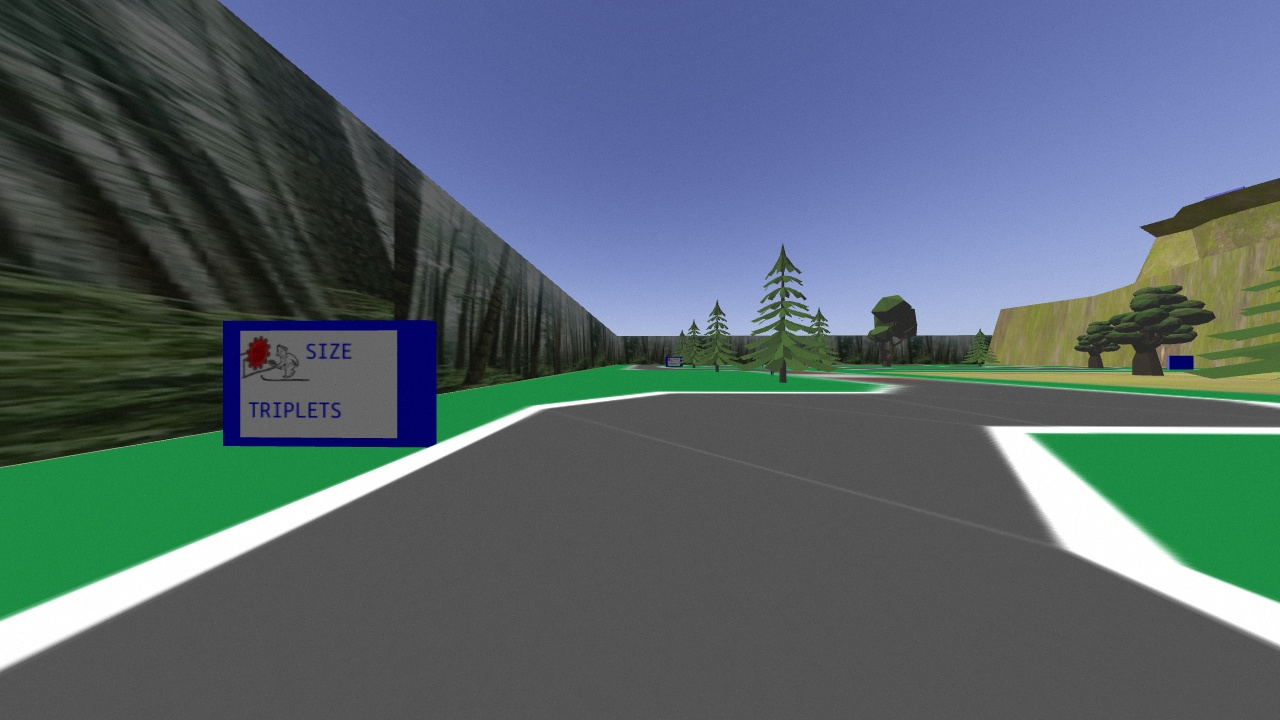
#> input picture assets/353/road_img.jpg, 1280 x 720 px
$ python annotate_road.py
#> lines starting #> are read from the running program, lines starting #| are printed output that depends on the picture; after the words box and inside, x2 and y2 are one past the last pixel; in counts of white or black regions, pixels touching at a corner belong together
#!/usr/bin/python3

import cv2

img = cv2.imread('road_img.jpg')
#> img is the input picture: shape (720, 1280, 3); mean B, G, R 108.9, 101.2, 86.3
# img = cv2.imread('sign_img.jpg')
# img = cv2.imread('road_img2.jpg')
cv2.imshow('image', img)
cv2.waitKey(0)
cv2.imwrite('road1/img1.jpg', img)
# cv2.imwrite('road2/img1.jpg', img)

gray = cv2.cvtColor(img, cv2.COLOR_BGR2GRAY)
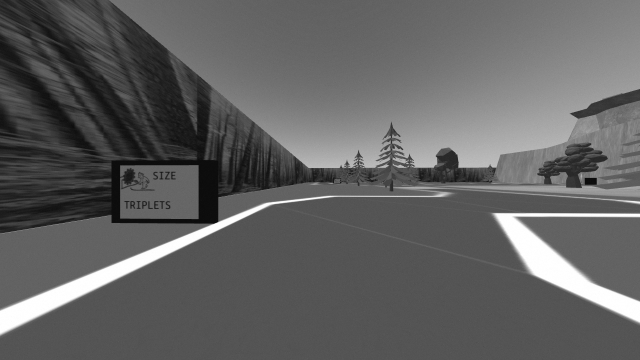
#> gray: shape (720, 1280) (shown at 1/2 size); min 6, max 255, mean 97.6
mask = cv2.inRange(gray, 200, 255)
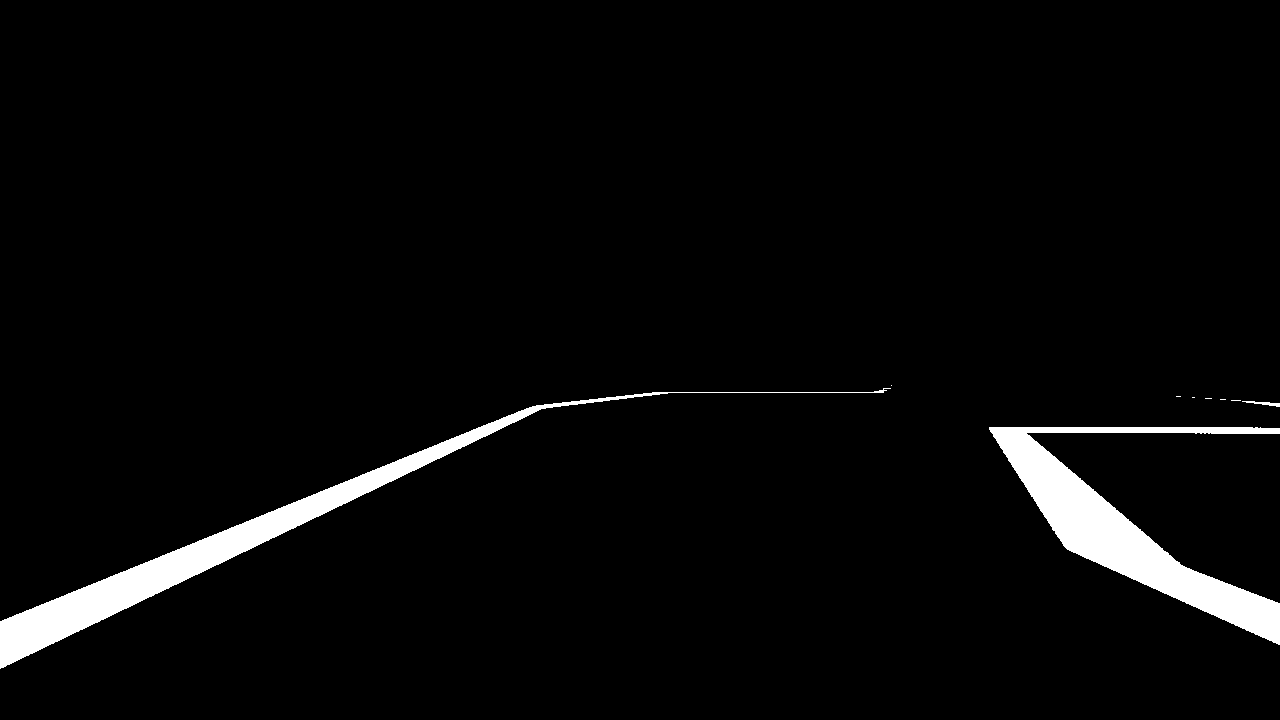
#> mask: shape (720, 1280); 3.5% white; 9 white regions (6 under 20 px), largest, box (x1, y1, x2, y2) and area: (989, 427, 1280, 645) 16245, (0, 388, 891, 669) 15689, (1242, 401, 1280, 407) 96
cv2.imshow('image', mask)
cv2.waitKey(0)
cv2.imwrite('road1/img2.jpg', mask)
# cv2.imwrite('road2/img2.jpg', mask)

height, width = img.shape[:2]
left = right = -1
buffer = 200
for i in range(width):
    if mask[height - buffer, i] == 255 and left == -1:
        left = i
    elif mask[height - buffer, i] == 255 and left != -1:
        right = i
#> after the loop, left = 249

mask_rgb = cv2.cvtColor(mask, cv2.COLOR_GRAY2BGR)
cv2.line(mask_rgb, (0, height - buffer), (width, height - buffer), (0, 255, 0), 3)
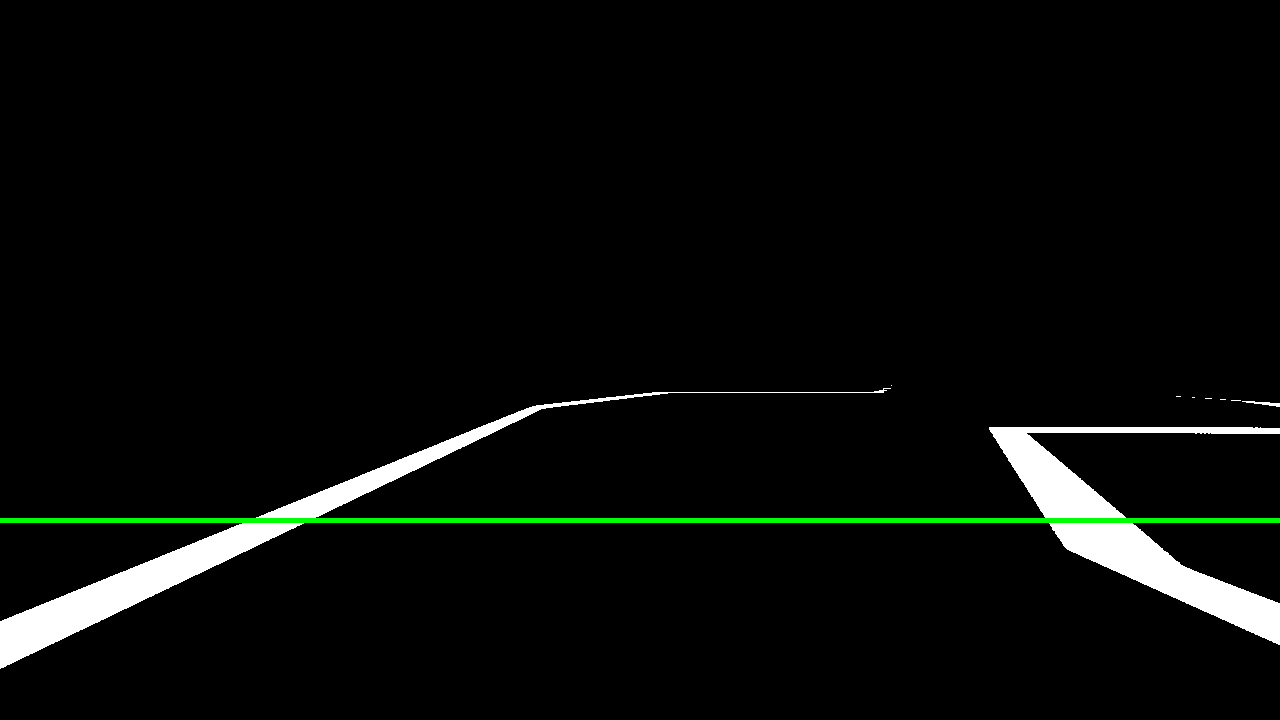
#> mask_rgb: shape (720, 1280, 3); mean B, G, R 8.7, 10.4, 8.7
cv2.imshow('image', mask_rgb)
cv2.waitKey(0)
cv2.imwrite('road1/img3.jpg', mask_rgb)
# cv2.imwrite('road2/img3.jpg', mask_rgb)

cv2.circle(mask_rgb, (left, height - buffer), 8, (0, 0, 255), -1)
#> mask_rgb: shape (720, 1280, 3); 0.02% of pixels changed, all inside (x1, y1, x2, y2) = (241, 512, 258, 529)
cv2.circle(mask_rgb, (right, height - buffer), 8, (0, 0, 255), -1)
#> mask_rgb: shape (720, 1280, 3); mean B, G, R 8.6, 10.4, 8.7
cv2.imshow('image', mask_rgb)
cv2.waitKey(0)
cv2.imwrite('road1/img4.jpg', mask_rgb)
# cv2.imwrite('road2/img4.jpg', mask_rgb)

cv2.line(img, (0, height - buffer), (width, height - buffer), (0, 255, 0), 3)
cv2.circle(img, (left, height - buffer), 8, (0, 0, 255), -1)
#> img: shape (720, 1280, 3); mean B, G, R 108.2, 102, 85.7
cv2.circle(img, (right, height - buffer), 8, (0, 0, 255), -1)
#> img: shape (720, 1280, 3); mean B, G, R 108.2, 102, 85.7
cv2.imshow('image', img)
cv2.waitKey(0)
cv2.imwrite('road1/img5.jpg', img)
# cv2.imwrite('road2/img5.jpg', img)

centre = 0
if right - left > 150:
    centre = (left + right) // 2
#> centre = 688
elif left < width // 2:
    centre = (left + width) // 2
elif left >= width // 2:
    centre = right // 2
cv2.circle(img, (centre, height - buffer), 8, (0, 0, 255), -1)
#> img: shape (720, 1280, 3); mean B, G, R 108.2, 102, 85.8
cv2.imshow('image', img)
cv2.waitKey(0)
cv2.imwrite('road1/img6.jpg', img)
# cv2.imwrite('road2/img6.jpg', img)

cv2.rectangle(img, (width // 2, 0), (width // 2, height), (0, 255, 0), 3)
cv2.imshow('image', img)
cv2.waitKey(0)
cv2.imwrite('road1/img7.jpg', img)
# cv2.imwrite('road2/img7.jpg', img)

cv2.line(img, (centre, height - buffer), (width // 2, height - buffer), (255, 150, 0), 3)
#> img: shape (720, 1280, 3); mean B, G, R 107.8, 102.5, 85.4
cv2.putText(img, "error", (width // 2 + 10, height - buffer - 20), cv2.FONT_HERSHEY_SIMPLEX, 1.4, (255, 150, 0), 3)
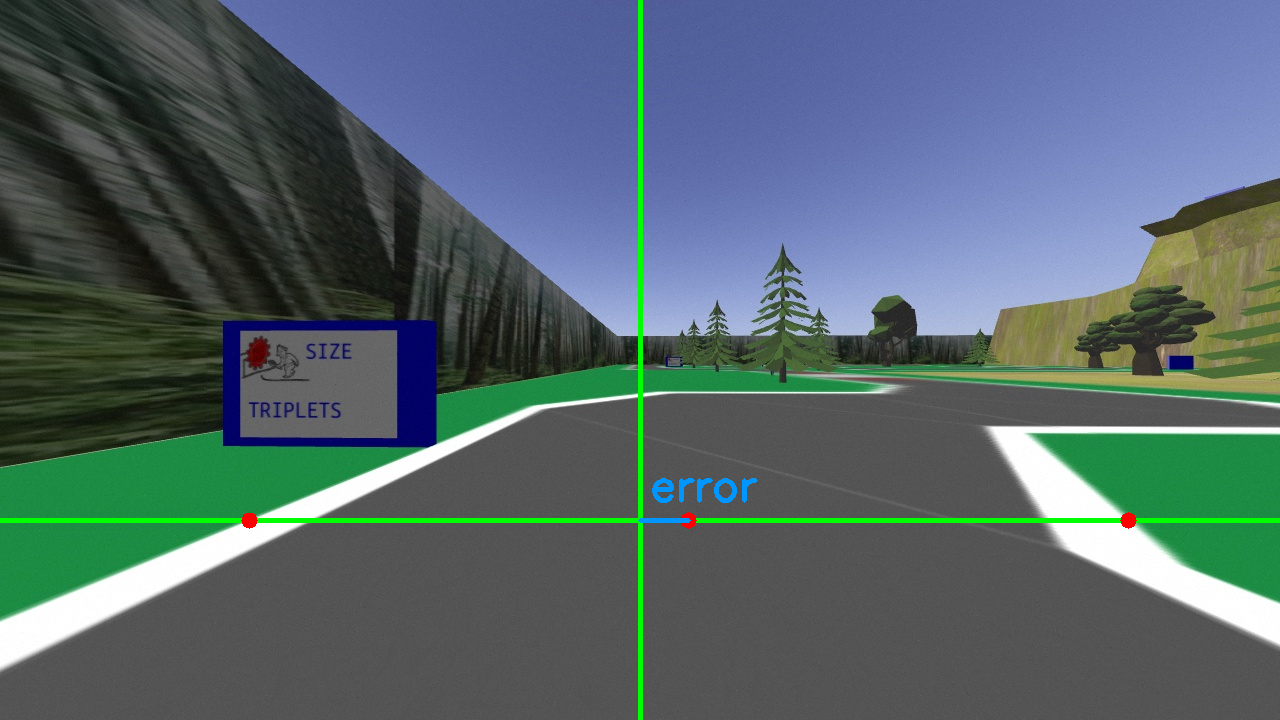
#> img: shape (720, 1280, 3); mean B, G, R 108, 102.6, 85.3
cv2.imshow('image', img)
cv2.waitKey(0)
cv2.imwrite('road1/img8.jpg', img)
# cv2.imwrite('road2/img8.jpg', img)

$ run again, with assets/353/sign_img.jpg copied over assets/353/road_img.jpg
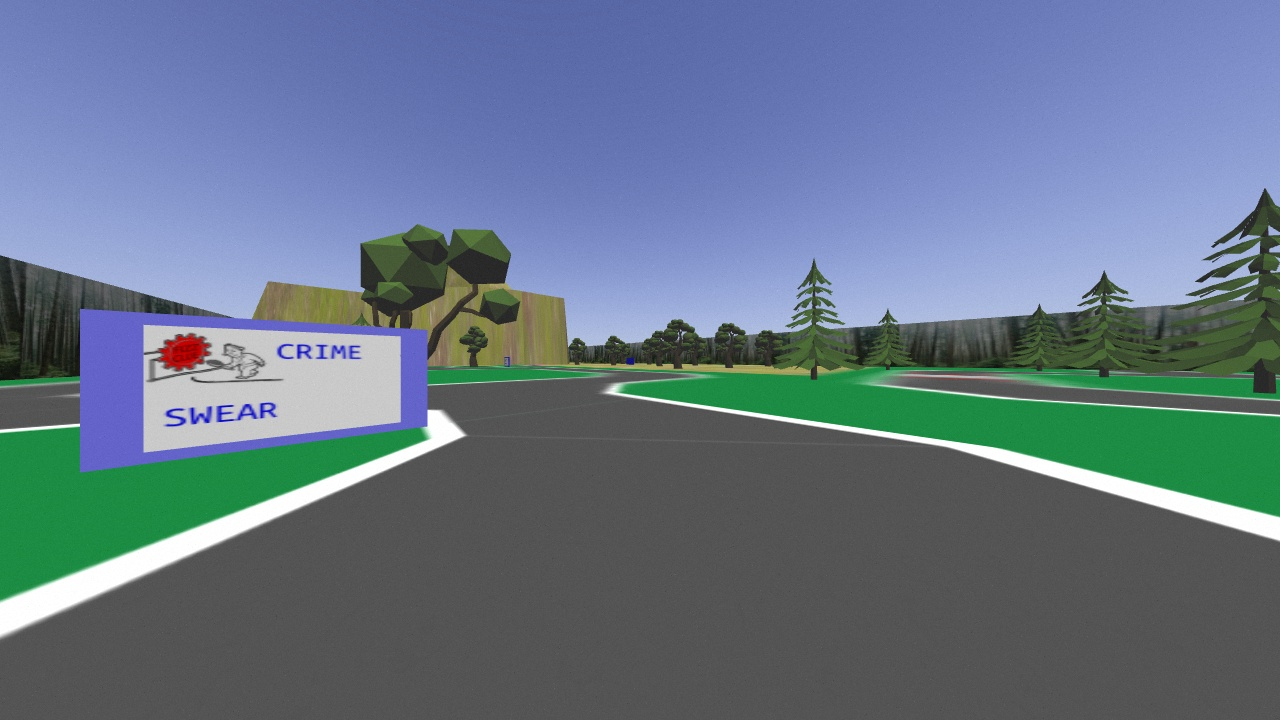
#> input picture assets/353/sign_img.jpg, 1280 x 720 px
#> img is the input picture: shape (720, 1280, 3); mean B, G, R 135.1, 117.6, 101.4
#> `mask = cv2.inRange(gray, 200, 255)`:
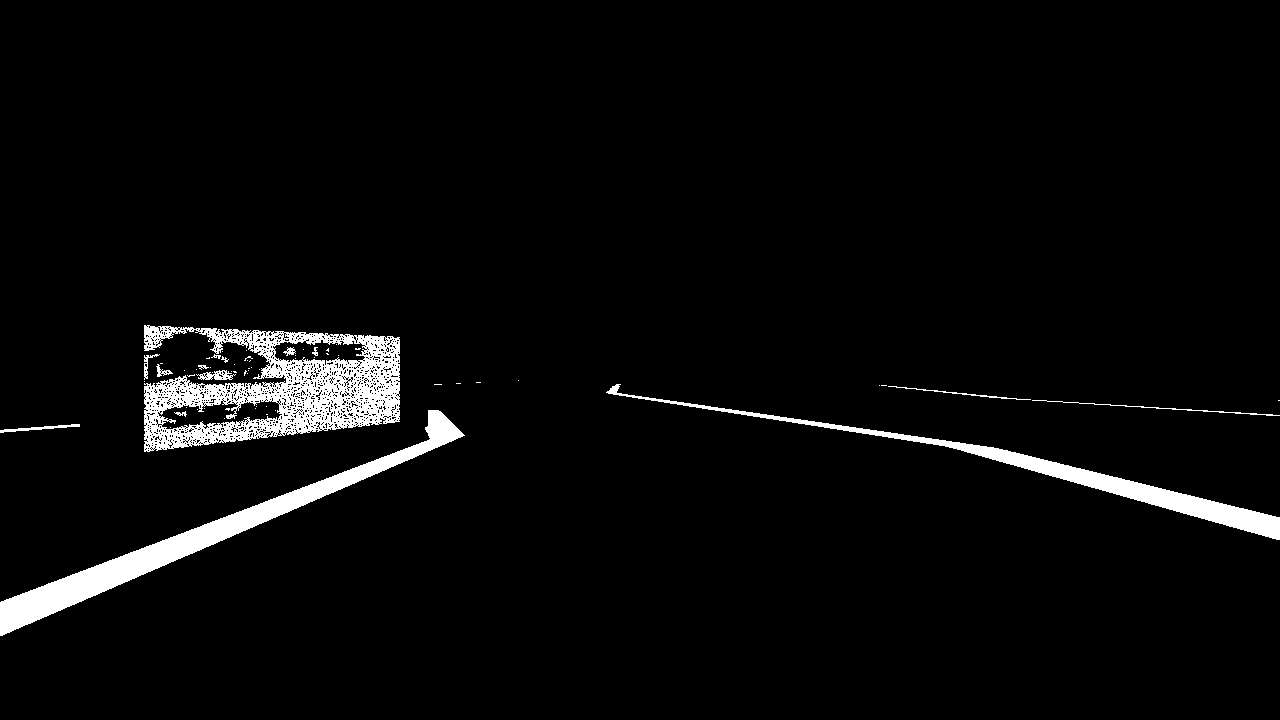
#> mask: shape (720, 1280); 3.8% white; 64 white regions (49 under 20 px), largest, box (x1, y1, x2, y2) and area: (144, 325, 400, 452) 15471, (0, 410, 465, 636) 10886, (606, 384, 1280, 540) 7069
#> after the loop `for i in range(width):`: left = 215
#> centre = 747
#> `cv2.putText(img, "error", (width // 2 + 10, height - buffer - 20), cv2..`:
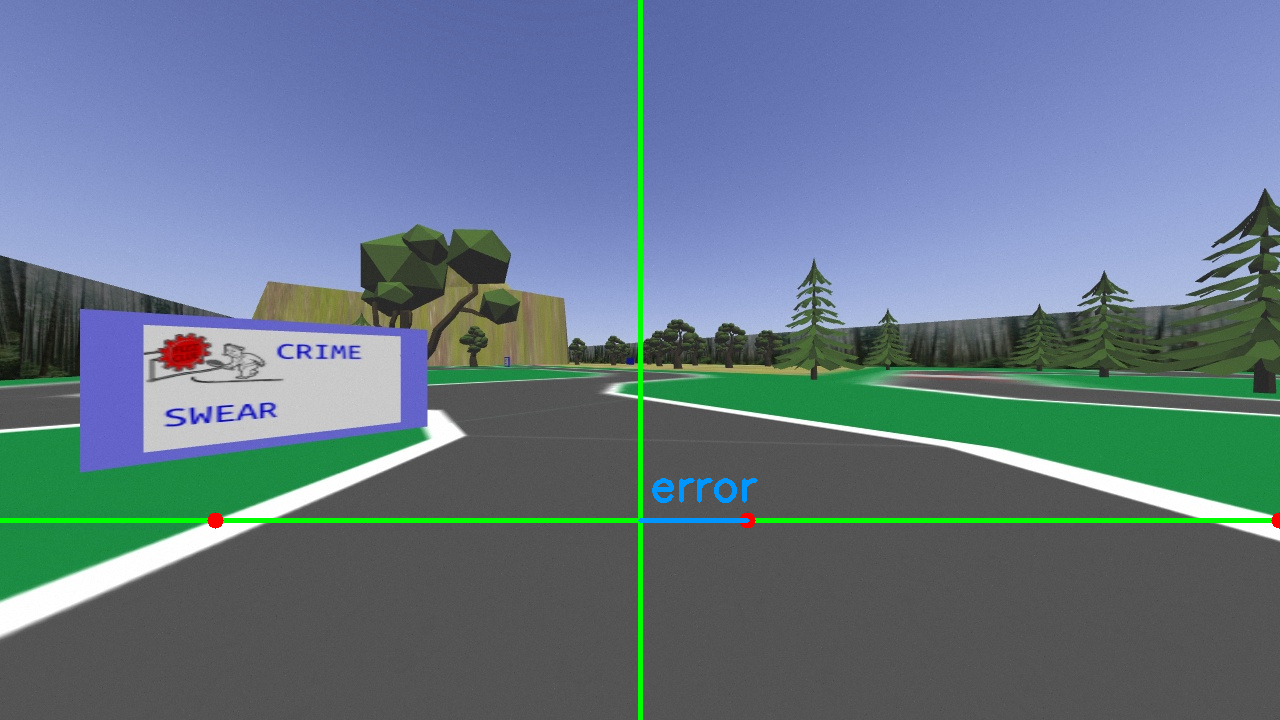
#> img: shape (720, 1280, 3); mean B, G, R 134.2, 119.1, 100.3

$ run again, with assets/353/road_img2.jpg copied over assets/353/road_img.jpg
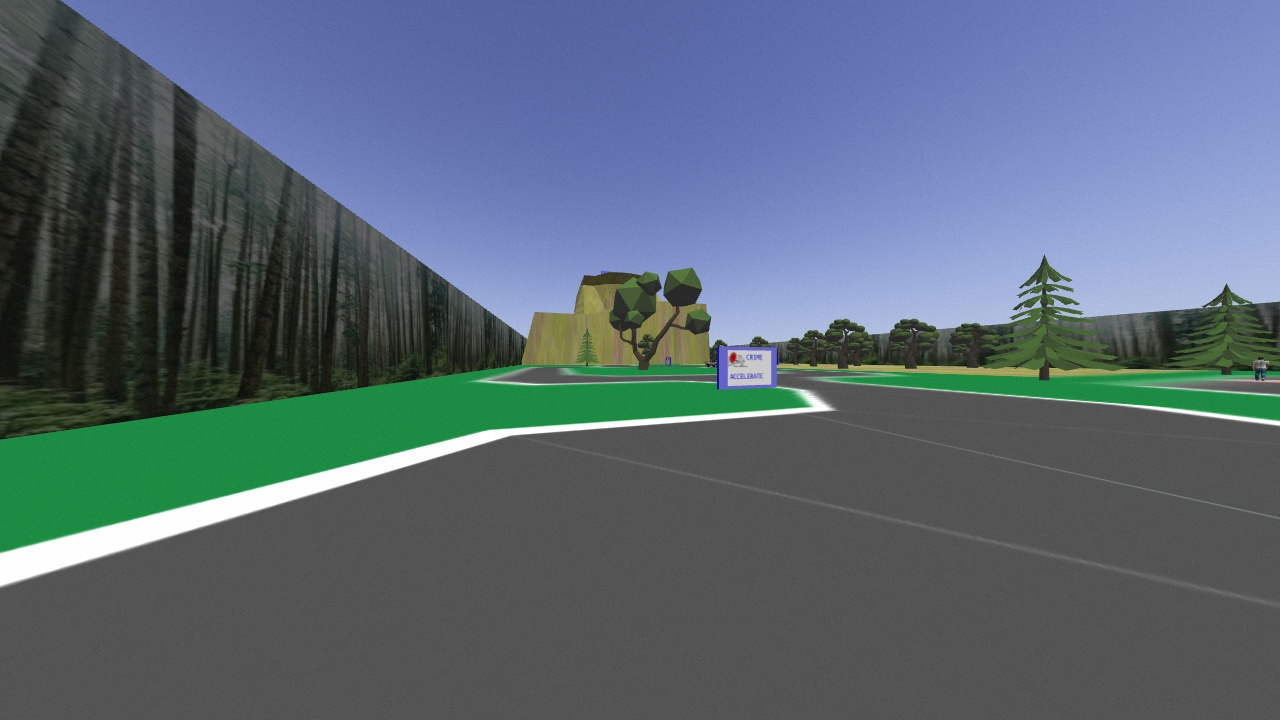
#> input picture assets/353/road_img2.jpg, 1280 x 720 px
#> img is the input picture: shape (720, 1280, 3); mean B, G, R 116.2, 103.9, 89.6
#> `mask = cv2.inRange(gray, 200, 255)`:
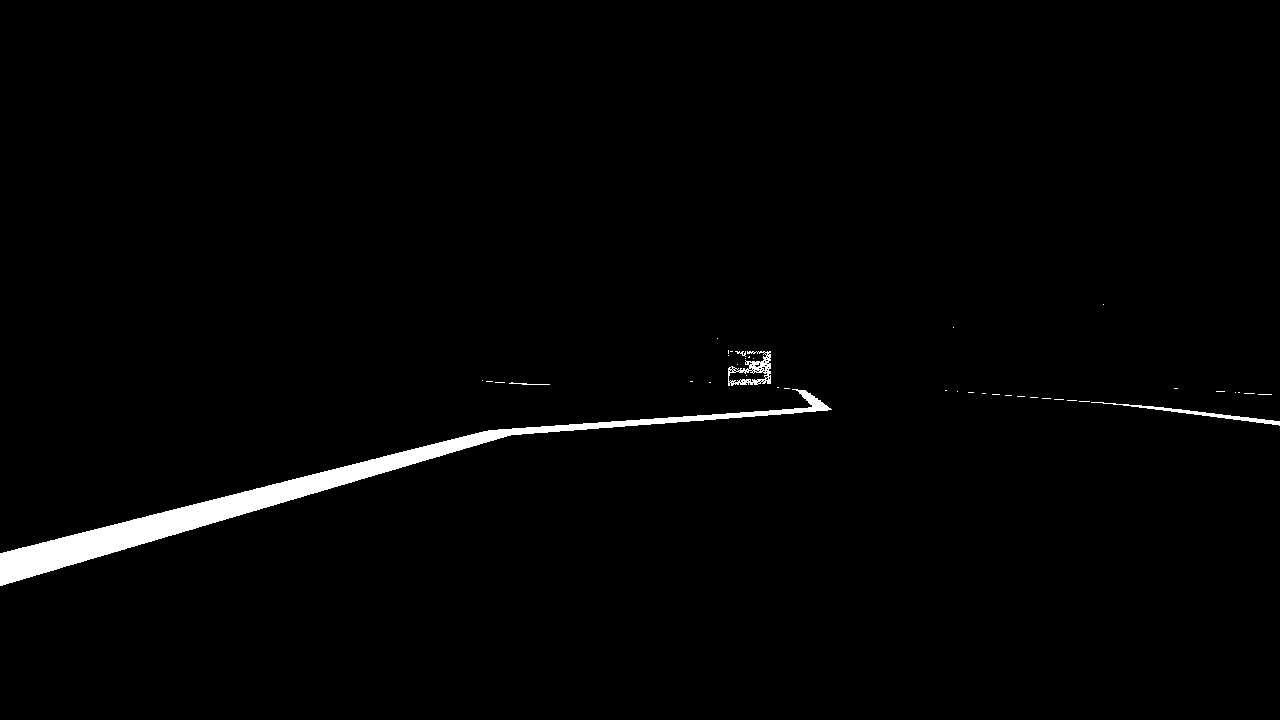
#> mask: shape (720, 1280); 1.6% white; 41 white regions (36 under 20 px), largest, box (x1, y1, x2, y2) and area: (0, 389, 832, 586) 13230, (728, 351, 771, 386) 594, (1091, 402, 1280, 426) 569, (509, 382, 550, 385) 48, (735, 351, 746, 357) 27
#> after the loop `for i in range(width):`: left = 130
#> centre = 705
#> `cv2.putText(img, "error", (width // 2 + 10, height - buffer - 20), cv2..`:
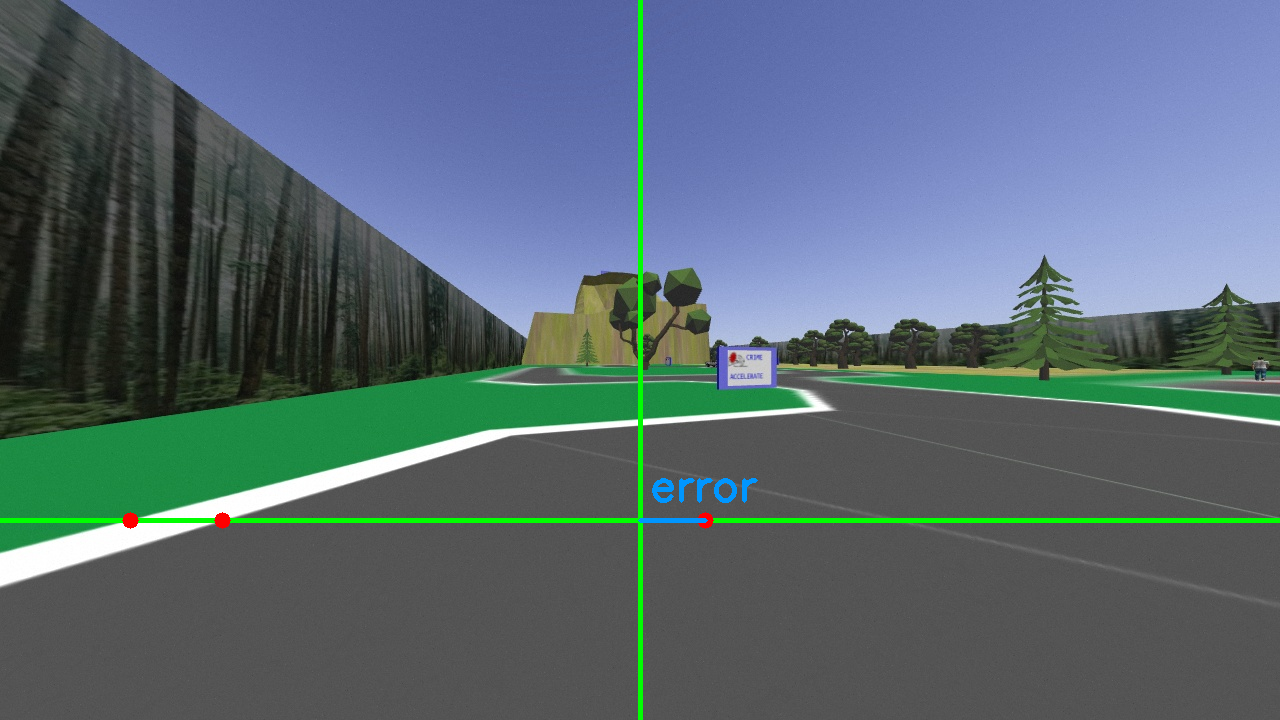
#> img: shape (720, 1280, 3); mean B, G, R 115.3, 105.5, 88.6
